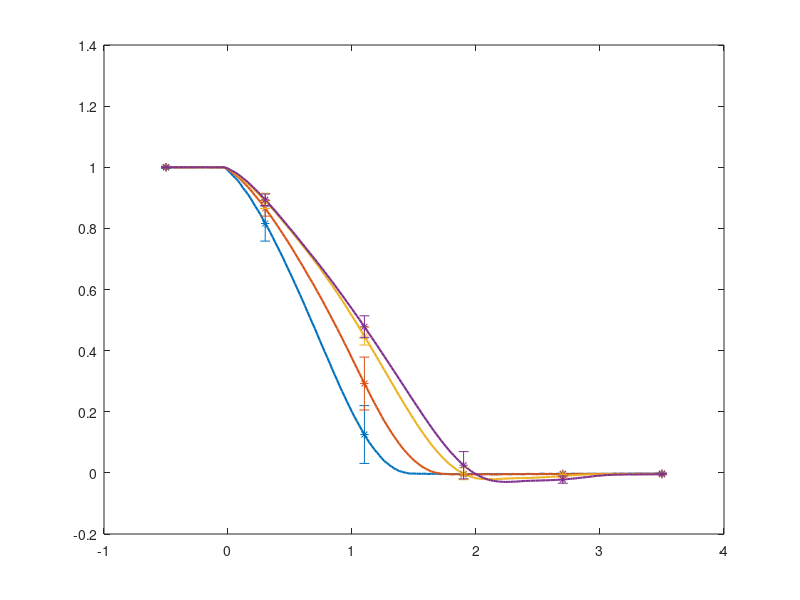

Reproduce this figure in MATLAB. (Note: this script raises an error after producing the figure.)
%%%%%%%%%%%%%%%%%%%%%%%%%%%%%%%%%%%%%%%%%%%%%%%%%%%%%%%%%%%%%%%%%%%%%%%%%%
%%%%                        Surge Decay                               %%%%
%%%%%%%%%%%%%%%%%%%%%%%%%%%%%%%%%%%%%%%%%%%%%%%%%%%%%%%%%%%%%%%%%%%%%%%%%%
clear all; close all; clc;

load('surgeDecayCase.mat')
load ./exp/SurgeDecay_norm_postp_mean.mat

%% Plot Exp and WS Data

figure;

%EXP
for i=1:4
    plot(T_mean(i).t_corrected,T_mean(i).y_norm,'-','LineWidth',1.5);hold on
end
set(gca,'ColorOrderIndex',1)
set(gcf, 'Color', 'w');
for j=1:length(T_mean(1).error_bar_norm)
    ind(j)= find(T_mean(i).t_corrected==T_mean(i).t_error_bar(j));
end
for i = 1:4
    errorbar(T_mean(i).t_error_bar,T_mean(i).y_norm(ind(:)),T_mean(i).error_bar_norm,'*'); hold on;
end

%NonLinear WS
% hold on
% set(gca,'ColorOrderIndex',1)
% set(gcf, 'Color', 'w');
% for i = 1:length(mcr.cases(:,1))
%     load(['./heaveDecayCase_',num2str(mcr.cases(i)*100,'%2g'),'cm/FOSWEC_Heave_matlabWorkspace.mat']) 
%     plot(output.bodies(2).time,(output.bodies(2).position(:,3)-body(2).cg(3))*100/disp(i),'-.','LineWidth',1.5);   
%     hold on
% end

%Linear WS
hold on
set(gca,'ColorOrderIndex',1)
set(gcf, 'Color', 'w');
for i = 1:length(mcr.cases(:,1))
    load(['./surgeDecay_linear_k962/surgeDecayCase_',num2str(mcr.cases(i)*100,'%2g'),'cm/FOSWEC_Surge_matlabWorkspace.mat']) 
    clear disp; disp = [7,10,15,20];
    plot(output.bodies(3).time,(output.bodies(3).position(:,1)-body(3).cg(1))*100/disp(i),':','LineWidth',1.5);   
    hold on
end
% 
% %Linear WS noCd
% hold on
% set(gca,'ColorOrderIndex',1)
% set(gcf, 'Color', 'w');
% for i = 1:length(mcr.cases(:,1))
%     load(['./heaveDecay_linear_c450_cd0/heaveDecayCase_',num2str(mcr.cases(i)*100,'%2g'),'cm/FOSWEC_Heave_matlabWorkspace.mat']) 
%     plot(output.bodies(2).time,(output.bodies(2).position(:,3)-body(2).cg(3))*100/disp(i),'-.','LineWidth',1.5);   
%     hold on
% end
% 

xlabel('t [s]')
ylabel('x/x_o')
xlim([-0.5 3.5])
legend('x_0 = 7cm','x_0 = 10cm','x_0 = 15cm','x_0 = 20cm')
title(['Platform Surge Decay (cd 1.28, c ',num2str(mooring(1).matrix.c(1,1),'%2g'),', k ',num2str(mooring(1).matrix.k(1,1),'%2g'),')'])


savefig('surgeDecay_norm_Exp_WS.fig')
